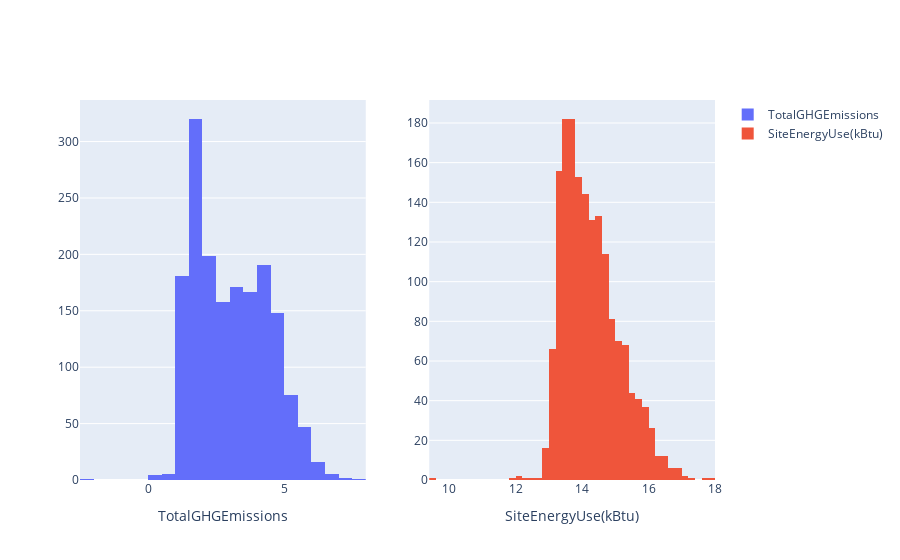

Notebook code cell kept with this figure:
### Code cell
target_vars = ['TotalGHGEmissions', 'SiteEnergyUse(kBtu)']
fig = make_subplots(rows=1, cols=2)

for i, var in enumerate(target_vars):
    fig.add_trace(go.Histogram(x=df[var], nbinsx=50, name=var), row=(i//2)+1, col=(i%2)+1)
    fig.update_xaxes(title_text=var,row=(i//2)+1, col=(i%2)+1)
fig.show()

### Figure 1 — Plotly figure (JSON) as saved in the notebook; plotly's stock layout.template omitted (floating-point values rounded to 4 significant figures; data arrays with more than 128 entries replaced by an {"elided": "..."} marker saying what was removed)
{"data": [{"name": "TotalGHGEmissions", "nbinsx": 50, "type": "histogram", "x": {"elided": "1694 float values"}, "xaxis": "x", "yaxis": "y"}, {"name": "SiteEnergyUse(kBtu)", "nbinsx": 50, "type": "histogram", "x": {"elided": "1694 float values"}, "xaxis": "x2", "yaxis": "y2"}], "layout": {"autosize": true, "xaxis": {"anchor": "y", "autorange": true, "domain": [0, 0.45], "range": [-2.5, 8], "title": {"text": "TotalGHGEmissions"}, "type": "linear"}, "xaxis2": {"anchor": "y2", "autorange": true, "domain": [0.55, 1], "range": [9.4, 18.0], "title": {"text": "SiteEnergyUse(kBtu)"}, "type": "linear"}, "yaxis": {"anchor": "x", "autorange": true, "domain": [0, 1], "range": [0, 336.8]}, "yaxis2": {"anchor": "x2", "autorange": true, "domain": [0, 1], "range": [0, 191.6]}}}
